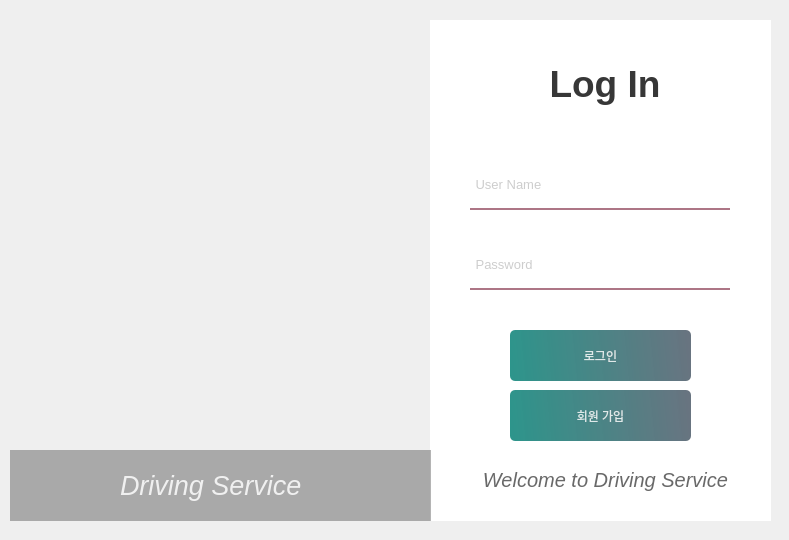
<?xml version="1.0" encoding="UTF-8"?>
<ui version="4.0">
 <class>Form</class>
 <widget class="QWidget" name="Form">
  <property name="geometry">
   <rect>
    <x>0</x>
    <y>0</y>
    <width>789</width>
    <height>540</height>
   </rect>
  </property>
  <property name="windowTitle">
   <string>Form</string>
  </property>
  <widget class="QWidget" name="Login" native="true">
   <property name="geometry">
    <rect>
     <x>10</x>
     <y>10</y>
     <width>771</width>
     <height>521</height>
    </rect>
   </property>
   <property name="styleSheet">
    <string notr="true">QPushButton#Loginbtn{ 
	background-color: qlineargradient(spread:pad, x1:0, y1:0.505682, x2:1, y2:0.477, stop:0 rgba(11, 131, 120, 219), stop:1 rgba(85, 98, 112, 226));
	color:rgba(255, 255, 255, 210);
	border-radius:5px;
}

QPushButton#Loginbtn:hover{ 
	background-color: qlineargradient(spread:pad, x1:0, y1:0.505682, x2:1, y2:0.477, stop:0 rgba(50, 131, 120, 219), stop:1 rgba(85, 80, 95, 226));
}

QPushButton#Loginbtn:pressed{ 
	padding-left:5px;
	padding-top:5px;
	background-color:rgba(150, 123, 111, 195);
}

QPushButton#Signupbtn{ 
	background-color: qlineargradient(spread:pad, x1:0, y1:0.505682, x2:1, y2:0.477, stop:0 rgba(11, 131, 120, 219), stop:1 rgba(85, 98, 112, 226));
	color:rgba(255, 255, 255, 210);
	border-radius:5px;
}

QPushButton#Signupbtn:hover{ 
	background-color: qlineargradient(spread:pad, x1:0, y1:0.505682, x2:1, y2:0.477, stop:0 rgba(50, 131, 120, 219), stop:1 rgba(85, 80, 95, 226));
}

QPushButton#Signupbtn:pressed{ 
	padding-left:5px;
	padding-top:5px;
	background-color:rgba(150, 123, 111, 195);
}

</string>
   </property>
   <widget class="QLabel" name="label">
    <property name="geometry">
     <rect>
      <x>-40</x>
      <y>10</y>
      <width>491</width>
      <height>501</height>
     </rect>
    </property>
    <property name="styleSheet">
     <string notr="true">border-image: url(:/images/image.jpg);
border-top-left-radius: 50px;</string>
    </property>
    <property name="text">
     <string/>
    </property>
   </widget>
   <widget class="QLabel" name="label_2">
    <property name="geometry">
     <rect>
      <x>420</x>
      <y>10</y>
      <width>341</width>
      <height>501</height>
     </rect>
    </property>
    <property name="styleSheet">
     <string notr="true">background-color:rgba(255, 255, 255, 255)</string>
    </property>
    <property name="text">
     <string/>
    </property>
   </widget>
   <widget class="QLabel" name="label_3">
    <property name="geometry">
     <rect>
      <x>520</x>
      <y>40</y>
      <width>150</width>
      <height>70</height>
     </rect>
    </property>
    <property name="styleSheet">
     <string notr="true">color:rgba(0, 0, 0, 200)</string>
    </property>
    <property name="text">
     <string>&lt;html&gt;&lt;head/&gt;&lt;body&gt;&lt;p align=&quot;center&quot;&gt;&lt;span style=&quot; font-size:28pt; font-weight:600;&quot;&gt;Log In&lt;/span&gt;&lt;/p&gt;&lt;/body&gt;&lt;/html&gt;</string>
    </property>
   </widget>
   <widget class="QLineEdit" name="Idedit">
    <property name="geometry">
     <rect>
      <x>460</x>
      <y>150</y>
      <width>260</width>
      <height>50</height>
     </rect>
    </property>
    <property name="font">
     <font>
      <pointsize>10</pointsize>
     </font>
    </property>
    <property name="styleSheet">
     <string notr="true">background-color:rgba(0, 0, 0, 0);
border:none;
border-bottom:2px solid rgba(150, 80, 101, 200);
color:rgba(0, 0, 0, 100);

</string>
    </property>
    <property name="echoMode">
     <enum>QLineEdit::Normal</enum>
    </property>
    <property name="placeholderText">
     <string> User Name</string>
    </property>
    <property name="cursorMoveStyle">
     <enum>Qt::LogicalMoveStyle</enum>
    </property>
   </widget>
   <widget class="QLineEdit" name="Passwordedit">
    <property name="geometry">
     <rect>
      <x>460</x>
      <y>230</y>
      <width>260</width>
      <height>50</height>
     </rect>
    </property>
    <property name="font">
     <font>
      <pointsize>10</pointsize>
     </font>
    </property>
    <property name="styleSheet">
     <string notr="true">background-color:rgba(0, 0, 0, 0);
border:none;
border-bottom:2px solid rgba(150, 80, 101, 200);
color:rgba(0, 0, 0, 100);

</string>
    </property>
    <property name="echoMode">
     <enum>QLineEdit::Password</enum>
    </property>
    <property name="placeholderText">
     <string> Password</string>
    </property>
    <property name="cursorMoveStyle">
     <enum>Qt::LogicalMoveStyle</enum>
    </property>
   </widget>
   <widget class="QPushButton" name="Loginbtn">
    <property name="geometry">
     <rect>
      <x>500</x>
      <y>320</y>
      <width>181</width>
      <height>51</height>
     </rect>
    </property>
    <property name="styleSheet">
     <string notr="true"/>
    </property>
    <property name="text">
     <string>로그인</string>
    </property>
   </widget>
   <widget class="QPushButton" name="Signupbtn">
    <property name="geometry">
     <rect>
      <x>500</x>
      <y>380</y>
      <width>181</width>
      <height>51</height>
     </rect>
    </property>
    <property name="text">
     <string>회원 가입</string>
    </property>
   </widget>
   <widget class="QLabel" name="label_4">
    <property name="geometry">
     <rect>
      <x>0</x>
      <y>440</y>
      <width>421</width>
      <height>71</height>
     </rect>
    </property>
    <property name="styleSheet">
     <string notr="true">background-color:rgba(0, 0, 0, 75);</string>
    </property>
    <property name="text">
     <string/>
    </property>
   </widget>
   <widget class="QLabel" name="label_5">
    <property name="geometry">
     <rect>
      <x>110</x>
      <y>450</y>
      <width>241</width>
      <height>51</height>
     </rect>
    </property>
    <property name="font">
     <font>
      <pointsize>20</pointsize>
      <italic>true</italic>
     </font>
    </property>
    <property name="styleSheet">
     <string notr="true">color:rgba(255, 255, 255, 210);</string>
    </property>
    <property name="text">
     <string>Driving Service</string>
    </property>
   </widget>
   <widget class="QLabel" name="label_6">
    <property name="geometry">
     <rect>
      <x>450</x>
      <y>430</y>
      <width>291</width>
      <height>81</height>
     </rect>
    </property>
    <property name="font">
     <font>
      <pointsize>15</pointsize>
      <italic>true</italic>
     </font>
    </property>
    <property name="styleSheet">
     <string notr="true">color:rgba(0, 0, 0, 150)</string>
    </property>
    <property name="text">
     <string>&lt;html&gt;&lt;head/&gt;&lt;body&gt;&lt;p align=&quot;center&quot;&gt;Welcome to Driving Service&lt;/p&gt;&lt;/body&gt;&lt;/html&gt;</string>
    </property>
   </widget>
  </widget>
 </widget>
 <resources>
  <include location="res.qrc"/>
 </resources>
 <connections/>
</ui>
